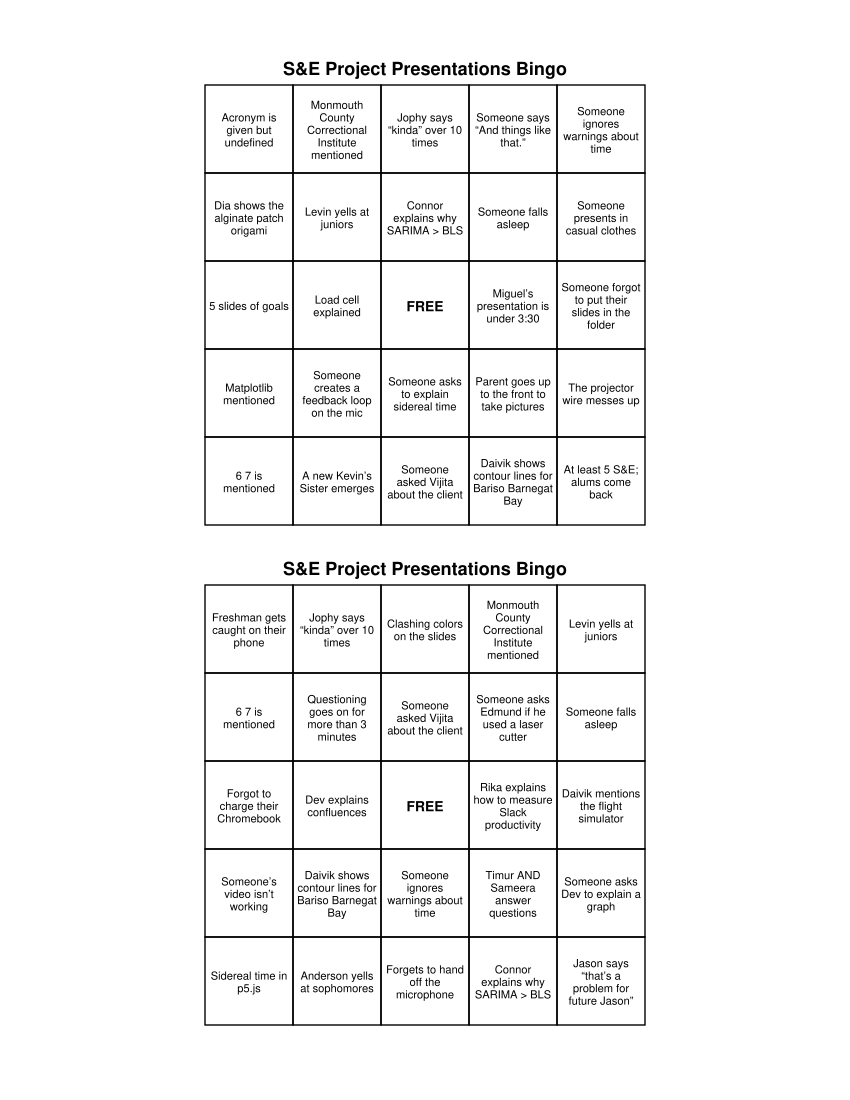

Here is the Python script that generated this plot:
#!/usr/bin/env python3

"""
bingo_cards.py
Rishith Kilaru '26
now maintained by D Evangelista '94.

inputs:
entries.txt is a textfile with each square text on a line

outputs:
bingo_cards.pdf is an 8.5x11" letter pdf with 2 bingo cards per sheet
"""

__version__ = "2026.06.25"

import random
from reportlab.lib.pagesizes import letter
from reportlab.pdfgen import canvas
from reportlab.lib.units import inch
from reportlab.lib.styles import getSampleStyleSheet
from reportlab.platypus import Paragraph
from reportlab.lib.enums import TA_CENTER

# Rishith hard coded the inputs instead of using argparse :(
input_list = "entries.txt" # file with input square text
output_pdf = "bingo_cards.pdf" # ofile pdf 
card_count = 200 # how many cards to generate; this covers all S&E
size = 5
board_count = 2 # 2up per page






def load_entries(filename):
    """
    load_entries(filename) reads the textfile and splits it into lines
    returning a list of strings
    """
    with open(filename, "r", encoding="utf-8") as f:
        entries = [line.strip() for line in f if line.strip()]
    return entries

def generate_card(entries):
    """
    generate_card(entries) makes a bingo card by randomly picking
    from the entries
    """
    picks = random.sample(entries, 24)
    card = [["" for _ in range(size)] for _ in range(size)]

    idx = 0
    for r in range(size):
        for c in range(size):
            if r ==2 and c ==2:
                card[r][c] = "FREE"
            else:
                card[r][c] = picks[idx]
                idx += 1
    return card




def draw_wrapped_text(c, text, element, response, width, height, is_free=False):
    """
    for generating each square
    """
    styles = getSampleStyleSheet()
    style = styles["Normal"]
    style.alignment = TA_CENTER
    style.fontName = "Helvetica-Bold" if is_free else "Helvetica"
    style.fontSize = 10 if is_free else 8
    style.leading = style.fontSize + 1

    p = Paragraph(text, style)
    w, h = p.wrap(width - 6, height - 6)

    p.drawOn(c, element + (width - w) / 2, response + (height - h) / 2)

def draw_card(c, card, card_number, origin_y):
    """
    for generating a card
    """
    page_width, page_height = letter

    margin_x = 0.75 * inch
    margin_y = 0.5 * inch

    available_height = (page_height - 2 * margin_y) / board_count
    title_height = 0.35 * inch

    grid_size_px = min(page_width - 2 * margin_x, available_height - title_height - 0.25 * inch)

    cell_size = grid_size_px / size

    start_x = (page_width - grid_size_px) / 2
    start_y = origin_y + available_height - title_height - cell_size

    c.setFont("Helvetica-Bold", 13)
    c.drawCentredString(page_width / 2, origin_y + available_height - 0.25 * inch, "S&E Project Presentations Bingo")

    for r in range(size):
        for col in range(size):
            element = start_x + col * cell_size
            response = start_y - r * cell_size

            c.rect(element, response, cell_size, cell_size)

            text = card[r][col]
            draw_wrapped_text(
                c,
                text,
                element,
                response,
                cell_size,
                cell_size,
                is_free=(text =="FREE")
            )






if __name__ == "__main__":

    print("S&E Senior Project Bingo Card Generator, {0}".format(__version__))
    print("Rishith Chandra Kilaru '26\n")
    print("Generating {0} bingo cards".format(card_count))

    # load entries from textfile
    entries = load_entries(input_list)

    # create canvas to draw pdf
    c = canvas.Canvas(output_pdf, pagesize=letter)

    # set dimensions
    height = letter[1]
    card_height = (height - 2 * 0.5 * inch) / board_count

    for pos in range(card_count):
        position_on_page = pos % board_count
        origin_y = height - 0.5 * inch - (position_on_page + 1) * card_height

        card = generate_card(entries)
        draw_card(c, card, pos + 1, origin_y)

        if position_on_page ==board_count - 1:
            c.showPage()

    c.save()
    print("output written to {0}".format(output_pdf))
    print("done")
